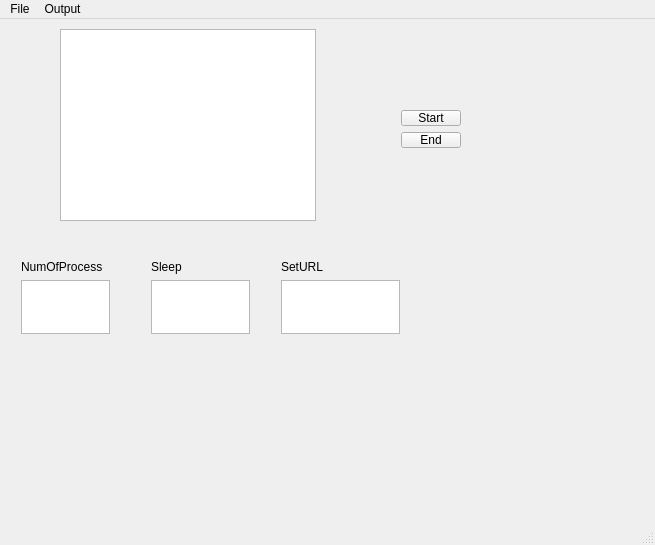
<?xml version="1.0" encoding="UTF-8"?>
<ui version="4.0">
 <class>MainWindow</class>
 <widget class="QMainWindow" name="MainWindow">
  <property name="geometry">
   <rect>
    <x>0</x>
    <y>0</y>
    <width>655</width>
    <height>545</height>
   </rect>
  </property>
  <property name="windowTitle">
   <string>textProcess</string>
  </property>
  <widget class="QWidget" name="centralWidget">
   <widget class="QTableView" name="DataTable">
    <property name="geometry">
     <rect>
      <x>60</x>
      <y>10</y>
      <width>256</width>
      <height>192</height>
     </rect>
    </property>
   </widget>
   <widget class="QWidget" name="layoutWidget">
    <property name="geometry">
     <rect>
      <x>10</x>
      <y>230</y>
      <width>111</width>
      <height>96</height>
     </rect>
    </property>
    <layout class="QVBoxLayout" name="verticalLayout">
     <item>
      <widget class="QLabel" name="ProcessLabel">
       <property name="text">
        <string>NumOfProcess</string>
       </property>
      </widget>
     </item>
     <item>
      <widget class="QTextEdit" name="ProcessTextEdit"/>
     </item>
    </layout>
   </widget>
   <widget class="QWidget" name="layoutWidget">
    <property name="geometry">
     <rect>
      <x>140</x>
      <y>230</y>
      <width>121</width>
      <height>96</height>
     </rect>
    </property>
    <layout class="QVBoxLayout" name="verticalLayout_2">
     <item>
      <widget class="QLabel" name="SleepLabel">
       <property name="text">
        <string>Sleep</string>
       </property>
      </widget>
     </item>
     <item>
      <widget class="QTextEdit" name="SleepTextEdit"/>
     </item>
    </layout>
   </widget>
   <widget class="QWidget" name="layoutWidget">
    <property name="geometry">
     <rect>
      <x>390</x>
      <y>80</y>
      <width>82</width>
      <height>60</height>
     </rect>
    </property>
    <layout class="QVBoxLayout" name="verticalLayout_3">
     <item>
      <widget class="QPushButton" name="StartPushButton">
       <property name="text">
        <string>Start</string>
       </property>
      </widget>
     </item>
     <item>
      <widget class="QPushButton" name="EndPushButton">
       <property name="text">
        <string>End</string>
       </property>
      </widget>
     </item>
    </layout>
   </widget>
   <widget class="QWidget" name="layoutWidget">
    <property name="geometry">
     <rect>
      <x>270</x>
      <y>230</y>
      <width>141</width>
      <height>96</height>
     </rect>
    </property>
    <layout class="QVBoxLayout" name="verticalLayout_4">
     <item>
      <widget class="QLabel" name="UrlLabel">
       <property name="text">
        <string>SetURL</string>
       </property>
      </widget>
     </item>
     <item>
      <widget class="QTextEdit" name="UrlTextEdit"/>
     </item>
    </layout>
   </widget>
   <zorder>layoutWidget</zorder>
   <zorder>layoutWidget</zorder>
   <zorder>layoutWidget</zorder>
   <zorder>layoutWidget</zorder>
   <zorder>DataTable</zorder>
  </widget>
  <widget class="QMenuBar" name="menuBar">
   <property name="geometry">
    <rect>
     <x>0</x>
     <y>0</y>
     <width>655</width>
     <height>23</height>
    </rect>
   </property>
   <widget class="QMenu" name="menuOutput">
    <property name="title">
     <string>Output</string>
    </property>
    <addaction name="actionoutput"/>
   </widget>
   <widget class="QMenu" name="menuFIle">
    <property name="title">
     <string>File</string>
    </property>
    <addaction name="actionOpen"/>
   </widget>
   <addaction name="menuFIle"/>
   <addaction name="menuOutput"/>
  </widget>
  <widget class="QStatusBar" name="statusBar"/>
  <action name="actionOpen">
   <property name="text">
    <string>Open(&amp;o)</string>
   </property>
  </action>
  <action name="actionoutput">
   <property name="text">
    <string>output</string>
   </property>
  </action>
 </widget>
 <layoutdefault spacing="6" margin="11"/>
 <resources/>
 <connections/>
</ui>
